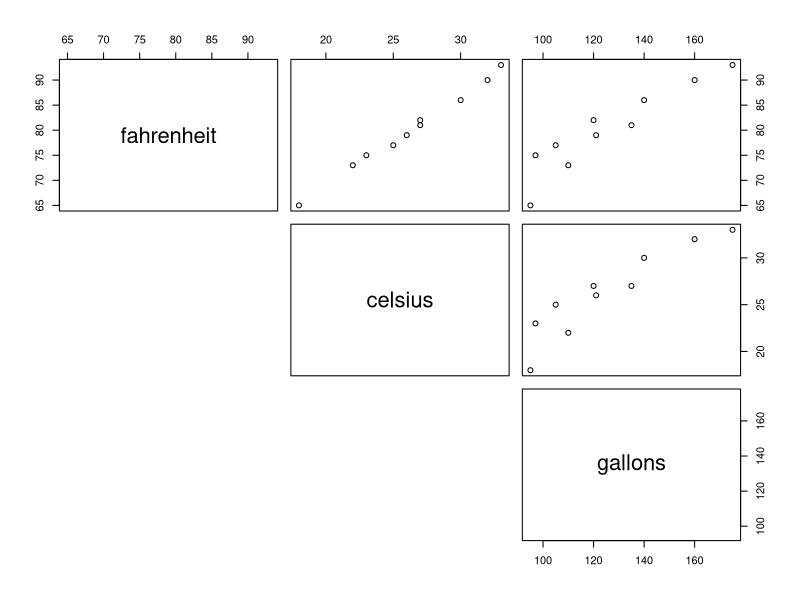

The R script that drew this image:
## ---- chunk 1
options(repr.plot.width=4, repr.plot.height=4)
options("scipen"=100, "digits"=4)
## ---- chunk 2
fahrenheit <- c(73,65,81,90,75,77,82,93,86,79)
celsius <- c(22,18,27,32,23,25,27,33,30,26)
gallons <- c(110,95,135,160,97,105,120,175,140,121)
## ---- chunk 3
dataFrame <- data.frame(fahrenheit, celsius, gallons)
dataFrame
## ---- chunk 4
cor(dataFrame)
plot(dataFrame, lower.panel=NULL)
## ---- chunk 5
model1 = lm(gallons~fahrenheit + celsius, data=dataFrame)
summary(model1)
## ---- chunk 6
model2 = lm(gallons~fahrenheit, data=dataFrame)
summary(model2)
## ---- chunk 7
model3 = lm(gallons~celsius, data=dataFrame)
summary(model3)
